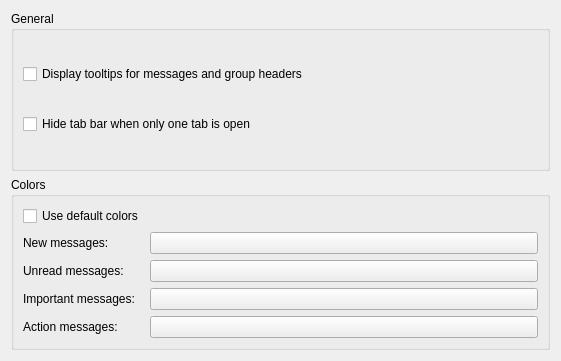
<?xml version="1.0" encoding="UTF-8"?>
<ui version="4.0">
 <class>MessageListConfig</class>
 <widget class="QWidget" name="MessageListConfig">
  <property name="geometry">
   <rect>
    <x>0</x>
    <y>0</y>
    <width>561</width>
    <height>361</height>
   </rect>
  </property>
  <property name="windowTitle">
   <string>Form</string>
  </property>
  <layout class="QVBoxLayout" name="verticalLayout_2">
   <item>
    <widget class="QGroupBox" name="mainGroup">
     <property name="title">
      <string>General</string>
     </property>
     <layout class="QVBoxLayout" name="verticalLayout">
      <item>
       <widget class="QCheckBox" name="kcfg_MessageToolTipEnabled">
        <property name="text">
         <string>Display tooltips for messages and group headers</string>
        </property>
       </widget>
      </item>
      <item>
       <widget class="QCheckBox" name="kcfg_AutoHideTabBarWithSingleTab">
        <property name="text">
         <string>Hide tab bar when only one tab is open</string>
        </property>
       </widget>
      </item>
     </layout>
    </widget>
   </item>
   <item>
    <widget class="QGroupBox" name="colorGroup">
     <property name="title">
      <string>Colors</string>
     </property>
     <layout class="QHBoxLayout" name="horizontalLayout">
      <item>
       <layout class="QFormLayout" name="formLayout">
        <item row="0" column="0">
         <widget class="QCheckBox" name="kcfg_UseDefaultColors">
          <property name="text">
           <string>Use default colors</string>
          </property>
         </widget>
        </item>
        <item row="1" column="0">
         <widget class="QLabel" name="label">
          <property name="text">
           <string>New messages:</string>
          </property>
         </widget>
        </item>
        <item row="1" column="1">
         <widget class="KColorButton" name="kcfg_NewMessageColor"/>
        </item>
        <item row="2" column="0">
         <widget class="QLabel" name="label_2">
          <property name="text">
           <string>Unread messages:</string>
          </property>
         </widget>
        </item>
        <item row="2" column="1">
         <widget class="KColorButton" name="kcfg_UnreadMessageColor"/>
        </item>
        <item row="3" column="0">
         <widget class="QLabel" name="label_3">
          <property name="text">
           <string>Important messages:</string>
          </property>
         </widget>
        </item>
        <item row="3" column="1">
         <widget class="KColorButton" name="kcfg_ImportantMessageColor"/>
        </item>
        <item row="4" column="0">
         <widget class="QLabel" name="label_4">
          <property name="text">
           <string>Action messages:</string>
          </property>
         </widget>
        </item>
        <item row="4" column="1">
         <widget class="KColorButton" name="kcfg_TodoMessageColor"/>
        </item>
       </layout>
      </item>
     </layout>
    </widget>
   </item>
  </layout>
 </widget>
 <customwidgets>
  <customwidget>
   <class>KColorButton</class>
   <extends>QPushButton</extends>
   <header>kcolorbutton.h</header>
  </customwidget>
 </customwidgets>
 <resources/>
 <connections>
  <connection>
   <sender>kcfg_UseDefaultColors</sender>
   <signal>toggled(bool)</signal>
   <receiver>kcfg_NewMessageColor</receiver>
   <slot>setDisabled(bool)</slot>
   <hints>
    <hint type="sourcelabel">
     <x>66</x>
     <y>141</y>
    </hint>
    <hint type="destinationlabel">
     <x>170</x>
     <y>177</y>
    </hint>
   </hints>
  </connection>
  <connection>
   <sender>kcfg_UseDefaultColors</sender>
   <signal>toggled(bool)</signal>
   <receiver>kcfg_UnreadMessageColor</receiver>
   <slot>setDisabled(bool)</slot>
   <hints>
    <hint type="sourcelabel">
     <x>37</x>
     <y>141</y>
    </hint>
    <hint type="destinationlabel">
     <x>163</x>
     <y>205</y>
    </hint>
   </hints>
  </connection>
  <connection>
   <sender>kcfg_UseDefaultColors</sender>
   <signal>toggled(bool)</signal>
   <receiver>kcfg_ImportantMessageColor</receiver>
   <slot>setDisabled(bool)</slot>
   <hints>
    <hint type="sourcelabel">
     <x>107</x>
     <y>143</y>
    </hint>
    <hint type="destinationlabel">
     <x>158</x>
     <y>231</y>
    </hint>
   </hints>
  </connection>
  <connection>
   <sender>kcfg_UseDefaultColors</sender>
   <signal>toggled(bool)</signal>
   <receiver>kcfg_TodoMessageColor</receiver>
   <slot>setDisabled(bool)</slot>
   <hints>
    <hint type="sourcelabel">
     <x>83</x>
     <y>147</y>
    </hint>
    <hint type="destinationlabel">
     <x>159</x>
     <y>263</y>
    </hint>
   </hints>
  </connection>
 </connections>
</ui>
